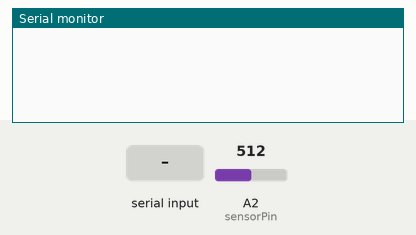
This sketch was run on a simulated Arduino Uno, built with avr-gcc and run on an emulated ATmega328P. On the bench: the last lines printed to the serial monitor. Inputs (shaded band) come from the test bench; at power-on: A2 (sensorPin) = 512.

Above: at 1.2 s.
1.3 s: "1" received over Serial
At 1.8 s:
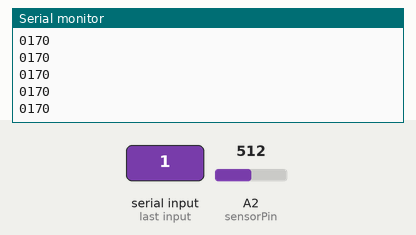
3.2 s: A2 (sensorPin) set to 716
At 3.7 s:
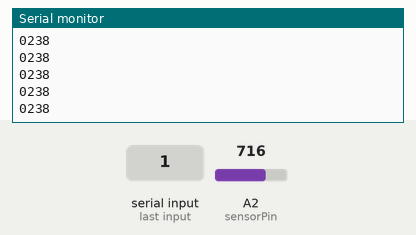
4.7 s: A2 (sensorPin) set to 900
At 5.6 s:
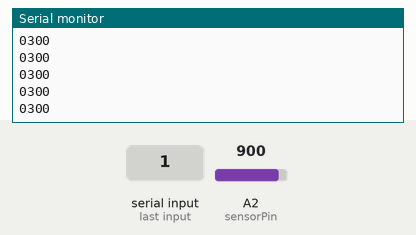
Timing chart, 0 to 7.7 s (numbered marks = the images above; inputs shaded):
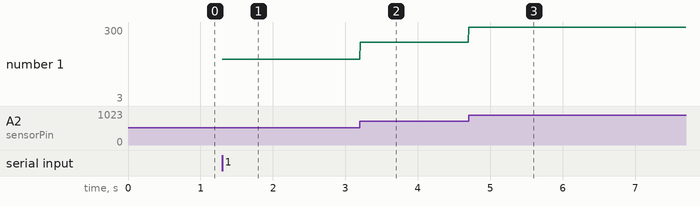

The sketch:

piezo_test.ino
```cpp
const int LENGTH= 4; //1024 only takes up 4 bytes, will be a total of 6 when sent with println
const int THRESH = 3;
int sensorPin = A2;
int val = 0; //value read from sensor
char buffer[LENGTH];

void setup(){
  Serial.begin(9600);
  pinMode(sensorPin, INPUT); //declare the ledPin as an OUTPUT
}

void loop(){

  val = 0;
  if(Serial.available() > 0){
    val = analogRead(sensorPin)/THRESH; //actual value
    sprintf(buffer, "%04d", val); //convert to string and pad with zeros
    Serial.println(buffer);
  }
  Serial.flush();

}
```

Measured:
- after the input at 1.3 s, the serial monitor: prints a new line at once (image 1)
- after the input at 3.2 s, the serial monitor: prints a new line at once (image 2)
- after the input at 4.7 s, the serial monitor: prints a new line at once (image 3)
- plotted number 1: 170 → 238 after the input at 3.2 s, 238 → 3 after the input at 4.7 s
